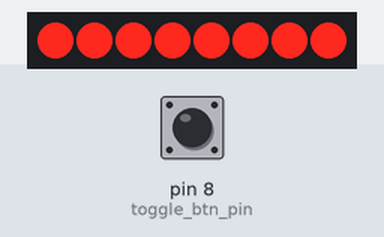
A sketch run on a simulated Arduino Uno, built with avr-gcc and run on an emulated ATmega328P. On the bench: 8 shift-register outputs drawn as a row of LEDs (first output left, lit = HIGH). Wiring (inferred from the names in the program): shift register (74HC595): data pin 3; shift clock pin 5; latch pin 6. Wiring (inferred from the signals the program sends): row of LEDs: on Q0, Q1, Q2, Q3, Q4, Q5, Q6, Q7. The inputs (shaded band) are chosen by the test bench; at power-on: pin 8 (toggle_btn_pin) HIGH.

Above: at 1.2 s.
1.3 s: pin 8 (toggle_btn_pin) pulled LOW for 0.15 s
At 2.1 s:
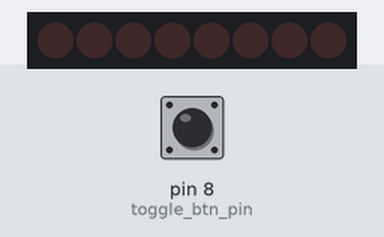
4.4 s: pin 8 (toggle_btn_pin) pulled LOW for 1 s
6.9 s: pin 8 (toggle_btn_pin) pulled LOW for 0.15 s
At 8.3 s:
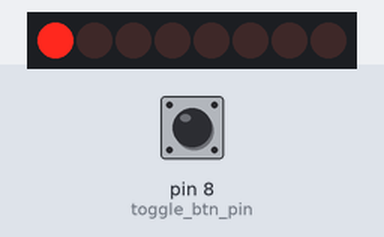
10.0 s: pin 8 (toggle_btn_pin) pulled LOW for 3.2 s
16.2 s: pin 8 (toggle_btn_pin) pulled LOW for 0.15 s
At 16.9 s:
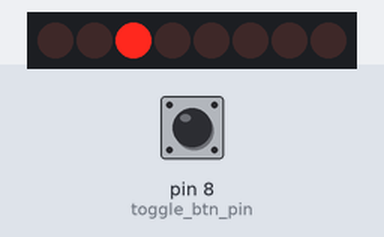
Timing chart, 0 to 17.9 s (numbered marks = the images above; inputs shaded):
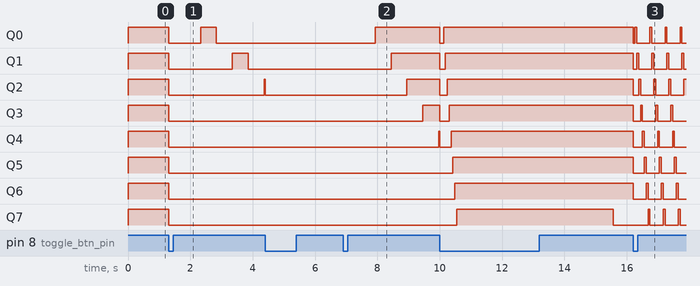

Measured:
- after the input at 1.3 s, Q0: HIGH → LOW at once, → HIGH 1.0 s later, → LOW 0.51 s later; Q1: HIGH → LOW at once, → HIGH 2.0 s later, → LOW 0.51 s later; Q2: HIGH → LOW at once, → HIGH 3.1 s later; Q3–7: HIGH → LOW at once
- after the input at 6.9 s, Q0: LOW → HIGH after 1.0 s; Q1: LOW → HIGH after 1.5 s; Q2: LOW → HIGH after 2.0 s; Q3: LOW → HIGH after 2.6 s; Q4: LOW → HIGH after 3.1 s
- after the input at 16.2 s, Q0–4: HIGH → LOW at once, then repeats every 0.48 s: HIGH 0.06 s, LOW 0.42 s; Q5, Q6: alternates HIGH for 0.06 s and LOW for 0.42 s, starting at once; Q7: alternates HIGH for 0.06 s and LOW for 0.42 s, starting after 0.48 s

The sketch:

controller.ino
```cpp
// Durations in milliseconds
#define DURATION_EXTREMELY_SLOW (30000)
#define DURATION_VERY_SLOW (15000)
#define DURATION_SLOW (5000)
#define DURATION_DEFAULT (2500)
#define DURATION_FAST (1000)
#define DURATION_VERY_FAST (500)
#define DURATION_EXTREMELY_FAST (50)

// GPIO setup
const int shift_reg_74hc595_latch_pin = 6;
const int shift_reg_74hc595_clock_pin = 5;
const int shift_reg_74hc595_data_pin = 3;
const int toggle_btn_pin = 8;

// Modes
enum
{
  led_mode_all_on,
  led_mode_single_star_cycle_very_fast,
  led_mode_single_star_cycle_very_slow,
  led_mode_stack_cycle_very_fast,
  led_mode_stack_cycle_mixed_speed,
  led_mode_rotation_cycle_very_fast,
  led_mode_rotation_cycle_very_slow,
  led_mode_nr_entries,
};

// Animation step
typedef struct {
  uint16_t led_data;
  uint16_t duration;
} led_action_t;

/********************* ANIMATION ARRAYS ****************************/

const led_action_t single_star_animation_very_fast[] = {
  {0x00, DURATION_VERY_FAST},
  {0x01, DURATION_VERY_FAST},
  {0x00, DURATION_VERY_FAST},
  {0x02, DURATION_VERY_FAST},
  {0x00, DURATION_VERY_FAST},
  {0x04, DURATION_VERY_FAST},
  {0x00, DURATION_VERY_FAST},
  {0x08, DURATION_VERY_FAST},
  {0x00, DURATION_VERY_FAST},
  {0x10, DURATION_VERY_FAST},
  {0x00, DURATION_VERY_FAST},
  {0x20, DURATION_VERY_FAST},
  {0x00, DURATION_VERY_FAST},
  {0x40, DURATION_VERY_FAST},
  {0x00, DURATION_VERY_FAST},
  {0x80, DURATION_VERY_FAST},
  {0x00, DURATION_VERY_FAST},
};
const led_action_t single_star_animation_very_slow[] = {
  {0x00, DURATION_VERY_SLOW},
  {0x01, DURATION_VERY_SLOW},
  {0x00, DURATION_VERY_SLOW},
  {0x02, DURATION_VERY_SLOW},
  {0x00, DURATION_VERY_SLOW},
  {0x04, DURATION_VERY_SLOW},
  {0x00, DURATION_VERY_SLOW},
  {0x08, DURATION_VERY_SLOW},
  {0x00, DURATION_VERY_SLOW},
  {0x10, DURATION_VERY_SLOW},
  {0x00, DURATION_VERY_SLOW},
  {0x20, DURATION_VERY_SLOW},
  {0x00, DURATION_VERY_SLOW},
  {0x40, DURATION_VERY_SLOW},
  {0x00, DURATION_VERY_SLOW},
  {0x80, DURATION_VERY_SLOW},
  {0x00, DURATION_VERY_SLOW},
};
const int star_cycle_len = sizeof(single_star_animation_very_slow) / sizeof(led_action_t);

const led_action_t led_mode_stack_animation_very_fast[] = {
  {0x00, DURATION_VERY_FAST},
  {0x01, DURATION_VERY_FAST},
  {0x03, DURATION_VERY_FAST},
  {0x07, DURATION_VERY_FAST},
  {0x0f, DURATION_VERY_FAST},
  {0x1f, DURATION_VERY_FAST},
  {0x3f, DURATION_VERY_FAST},
  {0x7f, DURATION_VERY_FAST},
  {0xff, DURATION_VERY_FAST},
  {0xff, DURATION_VERY_FAST},
  {0x7f, DURATION_VERY_FAST},
  {0x3f, DURATION_VERY_FAST},
  {0x1f, DURATION_VERY_FAST},
  {0x0f, DURATION_VERY_FAST},
  {0x07, DURATION_VERY_FAST},
  {0x03, DURATION_VERY_FAST},
  {0x01, DURATION_VERY_FAST},
  {0x00, DURATION_VERY_FAST},
};
const led_action_t led_mode_stack_animation_mixed_speed[] = {
  {0x00, DURATION_EXTREMELY_FAST},
  {0x01, DURATION_EXTREMELY_FAST},
  {0x03, DURATION_EXTREMELY_FAST},
  {0x07, DURATION_EXTREMELY_FAST},
  {0x0f, DURATION_EXTREMELY_FAST},
  {0x1f, DURATION_EXTREMELY_FAST},
  {0x3f, DURATION_EXTREMELY_FAST},
  {0x7f, DURATION_EXTREMELY_FAST},
  {0xff, DURATION_EXTREMELY_FAST},
  {0xff, DURATION_DEFAULT},
  {0x7f, DURATION_DEFAULT},
  {0x3f, DURATION_DEFAULT},
  {0x1f, DURATION_DEFAULT},
  {0x0f, DURATION_DEFAULT},
  {0x07, DURATION_DEFAULT},
  {0x03, DURATION_DEFAULT},
  {0x01, DURATION_DEFAULT},
  {0x00, DURATION_DEFAULT},
};
const int stack_cycle_len = sizeof(led_mode_stack_animation_mixed_speed) / sizeof(led_action_t);

const led_action_t rotation_animation_extremely_fast[] = {
  {0x01, DURATION_EXTREMELY_FAST},
  {0x02, DURATION_EXTREMELY_FAST},
  {0x04, DURATION_EXTREMELY_FAST},
  {0x08, DURATION_EXTREMELY_FAST},
  {0x10, DURATION_EXTREMELY_FAST},
  {0x20, DURATION_EXTREMELY_FAST},
  {0x40, DURATION_EXTREMELY_FAST},
  {0x80, DURATION_EXTREMELY_FAST},
};
const led_action_t rotation_animation_very_slow[] = {
  {0x01, DURATION_DEFAULT},
  {0x02, DURATION_DEFAULT},
  {0x04, DURATION_DEFAULT},
  {0x08, DURATION_DEFAULT},
  {0x10, DURATION_DEFAULT},
  {0x20, DURATION_DEFAULT},
  {0x40, DURATION_DEFAULT},
  {0x80, DURATION_DEFAULT},
};
const int rotation_cycle_len = sizeof(rotation_animation_very_slow) / sizeof(led_action_t);

// State variables
int led_mode = led_mode_all_on;
uint16_t led_idx = 0;
const int loop_delay_ms = 10;
uint16_t iteration = 0;
uint16_t elapsed_time = 0;
int prev_btn_value = 0;

static void shift_out_data(uint16_t data)
{
  digitalWrite(shift_reg_74hc595_latch_pin, LOW);
  shiftOut(shift_reg_74hc595_data_pin, shift_reg_74hc595_clock_pin,  MSBFIRST, data);
  digitalWrite(shift_reg_74hc595_latch_pin, HIGH);
}

void setup()
{
    pinMode(shift_reg_74hc595_latch_pin, OUTPUT);
    pinMode(shift_reg_74hc595_clock_pin, OUTPUT);
    pinMode(shift_reg_74hc595_data_pin, OUTPUT);
    pinMode(toggle_btn_pin,INPUT_PULLUP);
}

// the loop function runs over and over again forever
void loop() {
  int btn_value = digitalRead(toggle_btn_pin);

  switch(led_mode) {
    /**********************************************************************
    ************* STAR ANIMATION (APPEAR / DISAPPEAR) *********************
    **********************************************************************/
    case led_mode_single_star_cycle_very_fast:
    case led_mode_single_star_cycle_very_slow: {
      uint16_t duration = single_star_animation_very_fast[led_idx].duration;
      uint16_t led_data = single_star_animation_very_fast[led_idx].led_data;
      if (led_mode == led_mode_single_star_cycle_very_slow) {
          duration = single_star_animation_very_slow[led_idx].duration;
          led_data = single_star_animation_very_slow[led_idx].led_data;
      }

      // Time to change state
      if (elapsed_time > duration) {
        // Write to shift register
        shift_out_data(led_data);

        // Last led animation entry
        led_idx++;
        if (led_idx >= star_cycle_len) {
          led_idx = 0;
        }

        // Reset time
        elapsed_time = 0;
      }
      break;
    }

    /**********************************************************************
    ************* STACK ONTOP OF EACH OTHER (IF ARRANGED VERTICALLY) ******
    **********************************************************************/
     case led_mode_stack_cycle_very_fast:
     case led_mode_stack_cycle_mixed_speed: {
      uint16_t duration = led_mode_stack_animation_very_fast[led_idx].duration;
      uint16_t led_data = led_mode_stack_animation_very_fast[led_idx].led_data;
      if (led_mode == led_mode_stack_cycle_mixed_speed) {
          duration = led_mode_stack_animation_mixed_speed[led_idx].duration;
          led_data = led_mode_stack_animation_mixed_speed[led_idx].led_data;
      }

      // Time to change state
      if (elapsed_time > duration) {
        // Write to shift register
        shift_out_data(led_data);

        // Last led animation entry
        led_idx++;
        if (led_idx >= stack_cycle_len) {
          led_idx = 0;
        }

        // Reset time
        elapsed_time = 0;
      }
      break;
    }

    /**********************************************************************
    ************************* ROTATION ANIMATION **************************
    **********************************************************************/
    case led_mode_rotation_cycle_very_fast:
    case led_mode_rotation_cycle_very_slow: {
      uint16_t duration = rotation_animation_extremely_fast[led_idx].duration;
      uint16_t led_data = rotation_animation_extremely_fast[led_idx].led_data;
      if (led_mode == led_mode_rotation_cycle_very_slow) {
          duration = rotation_animation_very_slow[led_idx].duration;
          led_data = rotation_animation_very_slow[led_idx].led_data;
      }

      // Time to change state
      if (elapsed_time > duration) {
        // Write to shift register
        shift_out_data(led_data);

        // Last led animation entry
        led_idx++;
        if (led_idx >= rotation_cycle_len) {
          led_idx = 0;
        }

        // Reset time
        elapsed_time = 0;
      }

      break;
    }

    /**********************************************************************
    ***************************** ALWAYS ON *******************************
    **********************************************************************/
    case led_mode_all_on: {
      // Write to shift register
        shift_out_data(0xff);
        break;
    }

  }

  // Round robin toggle button
  if (btn_value == 0 && prev_btn_value == 1) {
    // force all off
    shift_out_data(0x00);

    elapsed_time = 0;
    led_idx = 0;

    led_mode++;
    if (led_mode == led_mode_nr_entries) {
      led_mode = 0;
    }
  }

  prev_btn_value = btn_value;

  delay(loop_delay_ms);

  iteration++;
  elapsed_time += loop_delay_ms;
}
```
